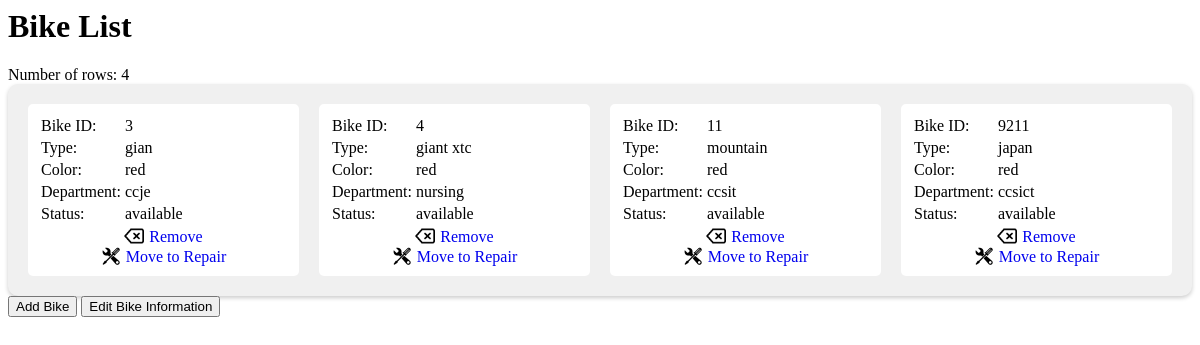
Screenshot of /HTML/bikelist.php with the database file from the repository.
### tables this page shows
CREATE TABLE `bikeinfo` (
  `bikeid` int(6) NOT NULL,
  `biketype` varchar(20) DEFAULT NULL,
  `bikecolor` varchar(20) DEFAULT NULL,
  `bikedep` varchar(20) DEFAULT NULL,
  `stat` set('available','borrowed','repair') NOT NULL
);

### HTML/bikelist.php (the view, shortened to what this page needs)
<?php
require_once 'connection.php';
$sql = "SELECT * FROM bikeinfo";
$result = $conn->query($sql);
?>
<!DOCTYPE html>
<html>
<head>
</head>
<body>
    <h1>Bike List</h1>
    <?php
    echo "Number of rows: " . $result->num_rows;
    ?>
<div class="grid-container">
    <?php
    if ($result->num_rows > 0) {
        while ($row = $result->fetch_assoc()) {
            echo "<div class='grid-item'>";
            echo "<table>";
            echo "<tr><td>Bike ID:</td><td>" . $row["bikeid"] . "</td></tr>";
            echo "<tr><td>Type:</td><td>" . $row["biketype"] . "</td></tr>";
            echo "<tr><td>Color:</td><td>" . $row["bikecolor"] . "</td></tr>";
            echo "<tr><td>Department:</td><td>" . $row["bikedep"] . "</td></tr>";
            echo "<tr><td>Status:</td><td>" . $row["stat"] . "</td></tr>";
            echo "</table>";
            echo "<a href='?rn={$row['bikeid']}' class='remove-button'>";
            echo "<img src='delete.png' alt='Delete' class='remove-icon'>";
            echo "<span class='remove-text'>Remove</span>";
            echo "</a>";
            echo "<a href='movetorepair.php?rn=" . $row['bikeid'] . "' class='repair-button'>";
            echo "<img src='repair.png' alt='Move to Repair' class='repair-icon'>";
            echo "<span class='repair-text'>Move to Repair</span></a>";
            echo "</div>";
        }
    } else {
        echo "<p>No results found.</p>";
    }
    ?>
</div>
    <div>
        <button onclick="showadd()">Add Bike</button>
        <button onclick="updatebike()">Edit Bike Information</button>
        </div>
    </body>
</html>

### HTML/bikelist.php (style rules this page uses)
.grid-container { display: grid; grid-template-columns: repeat(4, minmax(0, 1fr)); grid-gap: 20px; border-radius: 10px; box-shadow: 0 2px 4px rgba(0, 0, 0, 0.2); padding: 20px; background-color: #f0f0f0; }
.grid-item { border-radius: 5px; padding: 10px; background-color: #ffffff; line-height: 0.1; flex-direction: column; align-items: flex-start; justify-content: center; }
.remove-button, .repair-button { display: flex; align-items: center; justify-content: center; border: none; background: none; text-decoration: none; }
.remove-icon, .repair-icon { width: 20px; height: 20px; margin-right: 5px; }
.remove-text, .repair-text { display: inline; }

### rows the page displays
bikeinfo: bikeid "3", biketype "gian", bikecolor "red", bikedep "ccje", stat "available"
bikeinfo: bikeid "4", biketype "giant xtc", bikecolor "red", bikedep "nursing", stat "available"
bikeinfo: bikeid "11", biketype "mountain", bikecolor "red", bikedep "ccsit", stat "available"
bikeinfo: bikeid "9211", biketype "japan", bikecolor "red", bikedep "ccsict", stat "available"

### other values shown
$result->num_rows "4"
